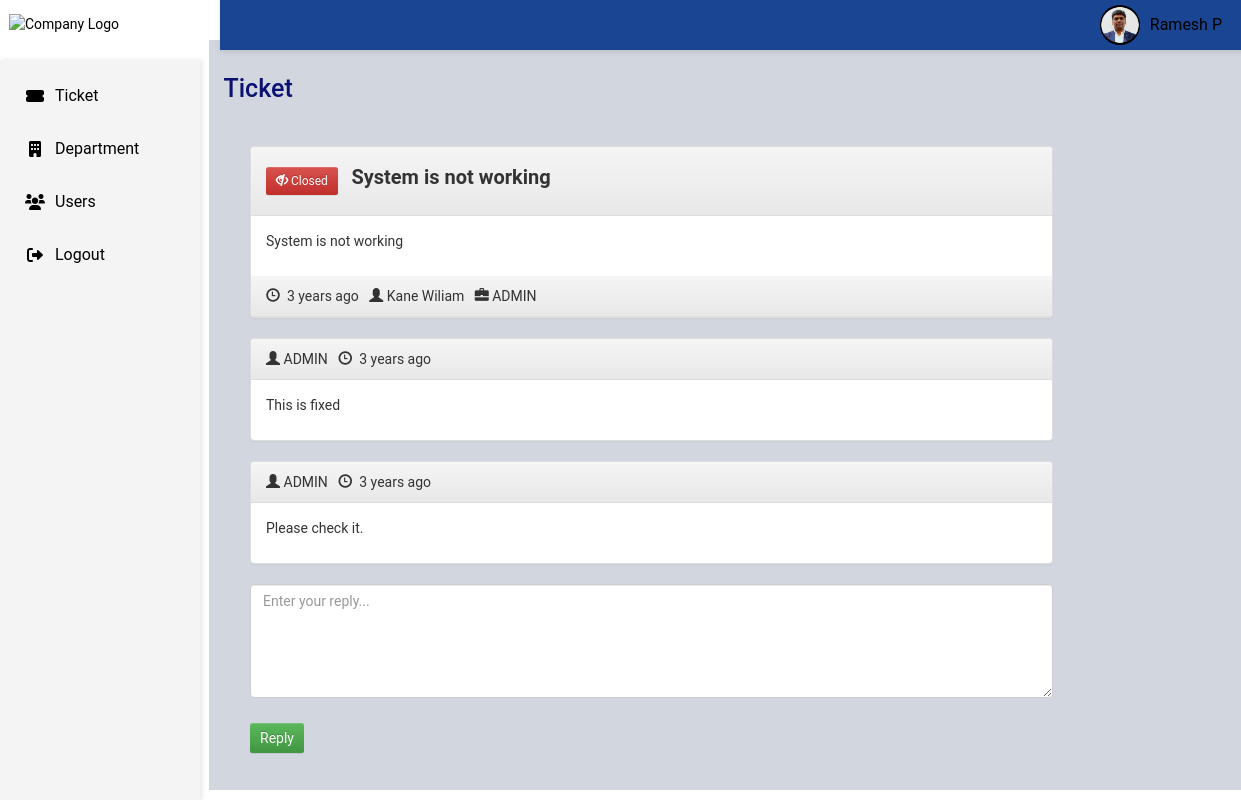
Screenshot of /view_ticket.php?id=617181b83c1e7 (signed in) with the database file from the repository.
### tables this page shows
CREATE TABLE `hd_tickets` (
  `id` int(11) NOT NULL,
  `uniqid` varchar(20) NOT NULL,
  `user` int(11) NOT NULL,
  `title` varchar(250) NOT NULL,
  `init_msg` text NOT NULL,
  `department` int(11) NOT NULL,
  `date` varchar(250) NOT NULL,
  `last_reply` int(11) NOT NULL,
  `user_read` int(11) NOT NULL,
  `admin_read` int(11) NOT NULL,
  `resolved` int(11) NOT NULL
);

CREATE TABLE `hd_users` (
  `id` int(11) NOT NULL,
  `email` varchar(250) NOT NULL,
  `password` varchar(250) NOT NULL,
  `create_date` datetime NOT NULL DEFAULT current_timestamp(),
  `name` varchar(250) NOT NULL,
  `user_type` enum('admin'
  ,'user') NOT NULL,
  `status` int(11) NOT NULL
);

CREATE TABLE `hd_departments` (
  `id` int(11) NOT NULL,
  `name` varchar(250) NOT NULL,
  `status` int(11) NOT NULL DEFAULT 1
);

CREATE TABLE `hd_ticket_replies` (
  `id` int(11) NOT NULL,
  `user` int(11) NOT NULL,
  `text` text NOT NULL,
  `ticket_id` text NOT NULL,
  `date` varchar(20) NOT NULL
);

### class/Database.php (called while the page is built)
<?php
class Database {
    public function dbConnect() {
        static $DBH = null;
        if (is_null($DBH)) {
			$connection = new mysqli(HOST, USER, PASSWORD, DATABASE);
			if($connection->connect_error){
				die("Error failed to connect to MySQL: " . $connection->connect_error);
			} else {
				$DBH = $connection;
			}
        }
        return $DBH;
    }
}

### init.php (called while the page is built, shortened)
<?php
require 'class/Database.php';
require 'class/Time.php';
require 'class/Tickets.php';
$time = new Time;
$tickets = new Tickets;
?>

### class/Tickets.php (called while the page is built, shortened)
<?php
class Tickets extends Database {
    private $ticketTable = 'hd_tickets';
	private $ticketRepliesTable = 'hd_ticket_replies';
	private $dbConnect = false;
	public function __construct(){
        $this->dbConnect = $this->dbConnect();
    }
    public function ticketInfo($id) {
		$sqlQuery = "SELECT t.id, t.uniqid, t.title, t.user, t.init_msg as message, t.date, t.last_reply, t.resolved, u.name as creater, d.name as department
			FROM ".$this->ticketTable." t
			LEFT JOIN hd_users u ON t.user = u.id
			LEFT JOIN hd_departments d ON t.department = d.id
			WHERE t.uniqid = '".$id."'";
		$result = mysqli_query($this->dbConnect, $sqlQuery);
        $tickets = mysqli_fetch_assoc($result);
        return $tickets;
    }
	public function getTicketReplies($id) {
		$sqlQuery = "SELECT r.id, r.text as message, r.date, u.name as creater, d.name as department, u.user_type
			FROM ".$this->ticketRepliesTable." r
			LEFT JOIN ".$this->ticketTable." t ON r.ticket_id = t.id
			LEFT JOIN hd_users u ON r.user = u.id
			LEFT JOIN hd_departments d ON t.department = d.id
			WHERE r.ticket_id = '".$id."'";
		$result = mysqli_query($this->dbConnect, $sqlQuery);
       	$data= array();
		while ($row = mysqli_fetch_array($result, MYSQLI_ASSOC)) {
			$data[]=$row;
		}
        return $data;
    }
	public function updateTicketReadStatus($ticketId) {
		$updateField = '';
		if(isset($_SESSION["admin"])) {
			$updateField = "admin_read = '1'";
		} else {
			$updateField = "user_read = '1'";
		}
		$updateTicket = "UPDATE ".$this->ticketTable."
			SET $updateField
			WHERE id = '".$ticketId."'";
		mysqli_query($this->dbConnect, $updateTicket);
	}
}

### class/Time.php (called while the page is built, shortened)
<?php
class Time extends Database {
    public function ago($time) {
        $periods = array("second", "minute", "hour", "day", "week", "month", "year", "decade");
        $lengths = array("60","60","24","7","4.35","12","10");
        $now = time();
        $difference = $now - $time;
        for($j = 0; $difference >= $lengths[$j] && $j < count($lengths)-1; $j++) {
            $difference /= $lengths[$j];
        }
        $difference = round($difference);
        if($difference != 1) {
            $periods[$j].= "s";
        }
        return $difference . " " . $periods[$j] . " ago";
    }
}

### view_ticket.php (the view, shortened to what this page needs)
<?php
include 'init.php';
include('inc/header.php');
$ticketDetails = $tickets->ticketInfo($_GET['id']);
$ticketReplies = $tickets->getTicketReplies($ticketDetails['id']);
?>
<link rel="stylesheet" href="css/style.css" />
<link rel="stylesheet" href="https://cdnjs.cloudflare.com/ajax/libs/font-awesome/6.0.0-beta3/css/all.min.css">
<?php include('inc/container.php');?>
</head>
<body>
  <header id="header">
        <div class="logo">
            <img src="img\logo-blue.png" alt="Company Logo">
        </div>
        <div class="user-profile">
		<img src="img\pic.jpg" alt="User Profile Picture" class="profile-pic">
		<div class="name">Ramesh P</div>
        </div>
    </header>
    <aside id="sidebar">
        <ul>
		<li id="ticket"><a href="ticket.php"><i class="fas fa-ticket-alt"></i> Ticket</a></li>
		<li id="department"><a href="department.php"><i class="fas fa-building"></i> Department</a></li>
		<li id="user"><a href="user.php"><i class="fas fa-users"></i> Users</a></li>
		<li><a href="logout.php"><i class="fas fa-sign-out-alt"></i> Logout</a></li>
        </ul>
    </aside>
	<div class="content-wrapper">
    <section class="content-header">
      <h2>
	  Ticket
      </h2>
    </section>
	<div class="container">
	<section class="comment-list">
		<article class="row">
			<div class="col-md-10 col-sm-10">
				<div class="panel panel-default arrow left">
					<div class="panel-heading right">
					<?php if($ticketDetails['resolved']) { ?>
					<button type="button" class="btn btn-danger btn-sm">
					  <span class="glyphicon glyphicon-eye-close"></span> Closed
					</button>
					<?php } else { ?>
					<button type="button" class="btn btn-success btn-sm">
					  <span class="glyphicon glyphicon-eye-open"></span> Open
					</button>
					<?php } ?>
					<span class="ticket-title"><?php echo $ticketDetails['title']; ?></span>
					</div>
					<div class="panel-body">
						<div class="comment-post">
						<p>
						<?php echo $ticketDetails['message']; ?>
						</p>
						</div>
					</div>
					<div class="panel-heading right">
						<span class="glyphicon glyphicon-time"></span> <time class="comment-date" datetime="16-12-2014 01:05"><i class="fa fa-clock-o"></i> <?php echo $time->ago($ticketDetails['date']); ?></time>
						&nbsp;&nbsp;<span class="glyphicon glyphicon-user"></span> <?php echo $ticketDetails['creater']; ?>
						&nbsp;&nbsp;<span class="glyphicon glyphicon-briefcase"></span> <?php echo $ticketDetails['department']; ?>
					</div>
				</div>
			</div>
		</article>
		<?php foreach ($ticketReplies as $replies) { ?>
			<article class="row">
				<div class="col-md-10 col-sm-10">
					<div class="panel panel-default arrow right">
						<div class="panel-heading">
							<?php if($replies['user_type'] == 'admin') { ?>
								<span class="glyphicon glyphicon-user"></span> <?php echo $ticketDetails['department']; ?>
							<?php } else { ?>
								<span class="glyphicon glyphicon-user"></span> <?php echo $replies['creater']; ?>
							<?php } ?>
							&nbsp;&nbsp;<span class="glyphicon glyphicon-time"></span> <time class="comment-date" datetime="16-12-2014 01:05"><i class="fa fa-clock-o"></i> <?php echo $time->ago($replies['date']); ?></time>
						</div>
						<div class="panel-body">
							<div class="comment-post">
							<p>
							<?php echo $replies['message']; ?>
							</p>
							</div>
						</div>
					</div>
				</div>
			</article>
		<?php } ?>
		<form method="post" id="ticketReply">
			<article class="row">
				<div class="col-md-10 col-sm-10">
					<div class="form-group">
						<textarea class="form-control" rows="5" id="message" name="message" placeholder="Enter your reply..." required></textarea>
					</div>
			</div>
			</article>
			<article class="row">
				<div class="col-md-10 col-sm-10">
					<div class="form-group">
						<input type="submit" name="reply" id="reply" class="btn btn-success" value="Reply" />
					</div>
				</div>
			</article>
		</form>
	</section>
</div>
<?php include('inc/footer.php');?>

### inc/header.php (shortened to what this page needs)
<!DOCTYPE html>
<html>
<head>
<link rel="stylesheet" href="https://maxcdn.bootstrapcdn.com/bootstrap/3.3.5/css/bootstrap.min.css">
<link rel="stylesheet" href="https://maxcdn.bootstrapcdn.com/bootstrap/3.3.5/css/bootstrap-theme.min.css">

### inc/container.php
</head>
<body class="">
<div class="container" style="min-height:500px;">

### inc/footer.php (shortened to what this page needs)
</div>
</body></html>

### css/style.css (style rules this page uses)
.ticket-title { font-weight:bold; font-size:20px; margin-left:10px; }

### view_ticket.php (style rules this page uses)
body { margin: 0; font-family: 'Roboto', sans-serif; }
#header { background-color: #1a4592; color: black; display: flex; justify-content: space-between; align-items: center; padding: 1.6rem 15rem; position: fixed; width: 100%; top: -22px; left: 220px; z-index: 1000; box-shadow: 0 2px 5px rgba(0, 0, 0, 0.1); }
#header .logo img { height: 50px; position: relative; right: 361px; top: 9px; }
#header .user-profile { display: flex; align-items: center; position: relative; top: 11px; right: 89px; font-size: 1.6rem; }
#header .profile-pic { height: 40px; width: 40px; border-radius: 50%; margin-right: 10px; }
#sidebar { position: fixed; top: 60px; left: 0; height: calc(100% - 60px); width: 200px; background-color: #f4f4f4; padding: 1.5rem; box-shadow: 2px 0 5px rgba(0, 0, 0, 0.1); overflow-y: auto; z-index: 100; }
#sidebar ul { list-style: none; padding: 0; margin: 0; }
#sidebar ul li { margin-bottom: 10px; }
#sidebar a { text-decoration: none; color: black; display: flex; align-items: center; }
#sidebar a i { margin-right: 10px; }
#sidebar ul li a { color: black; text-decoration: none; font-size: 1.6rem; padding: 10px; display: flex; align-items: center; border-radius: 5px; transition: background-color 0.3s; }
#sidebar ul li a i { margin-right: 10px; min-width: 20px; text-align: center; }
.container { width: 1000px; max-width: 100%; position: relative; left: 5px; top: 23px; }
h2 { font-size: 2.5rem; margin-bottom: 2rem; color: #0A1172; }
.btn { display: inline-block; padding: 0.5rem 1rem; border: none; border-radius: 0.25rem; background-color: #28a745; color: #fff; text-decoration: none; text-align: center; margin: 1rem auto; }
.content-wrapper { width: 1043px; max-width: 108%; position: relative; left: 68px; top: 17px; padding:15px; background-color:#d2d6de }

### rows the page displays
hd_tickets: title "System is not working", init_msg "System is not working", date "3 years ago", hd_users.name "Kane Wiliam", hd_departments.name "ADMIN"
hd_ticket_replies: date "3 years ago", text "This is fixed"
hd_departments: name "ADMIN"
hd_ticket_replies: date "3 years ago", text "Please check it."
